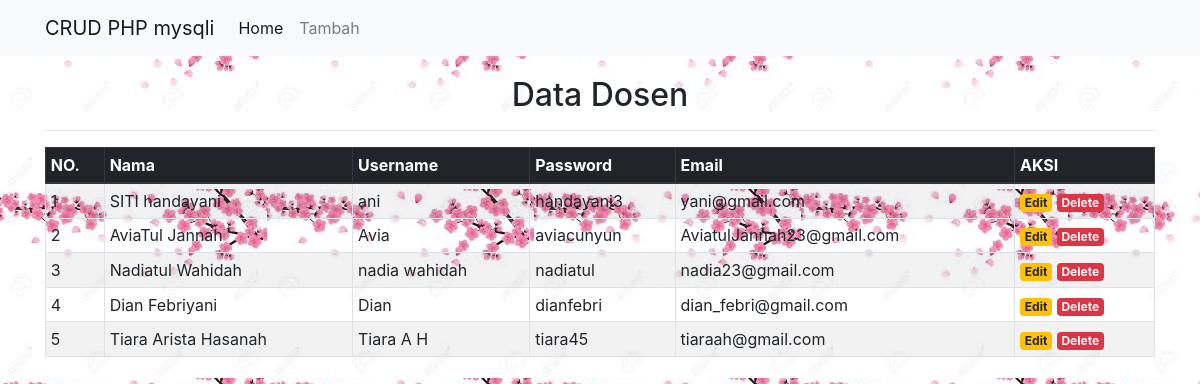
The page / on the database its author committed.
### tables this page shows
CREATE TABLE `data_dosen` (
  `id` int(10) NOT NULL,
  `nama` varchar(30) NOT NULL,
  `username` varchar(30) NOT NULL,
  `password` varchar(10) NOT NULL,
  `email` varchar(100) NOT NULL
);

### index.php (the view, shortened to what this page needs)
<?php
include('koneksi.php');
?>
<!DOCTYPE html>
<html>
<head>
	<link rel="stylesheet" href="https://stackpath.bootstrapcdn.com/bootstrap/4.1.3/css/bootstrap.min.css">
	<link rel="stylesheet" type="text/css" href="style.css">
</head>
<body>
	<nav class="navbar navbar-expand-lg navbar-light bg-light">
		<div class="container">
			<a class="navbar-brand" href="#">CRUD PHP mysqli</a>
			<div class="collapse navbar-collapse" id="navbarSupportedContent">
				<ul class="navbar-nav mr-auto">
					<li class="nav-item active">
						<a class="nav-link" href="index.php">Home</a>
					</li>
					<li class="nav-item"> <a class="nav-link" href="tambah.php">Tambah</a>
					</li>
				</ul>
			</div>
		</div>
	</nav>
	<div class="container" style="margin-top:20px">
		<h2><center>Data Dosen</center></h2>
		<hr>
		<table class="table table-striped table-hover table-sm table-bordered">
			<thead class="thead-dark">
				<tr>
					<th>NO.</th>
					<th>Nama</th>
					<th>Username</th>
					<th>Password</th>
					<th>Email</th>
					<th>AKSI</th>
				</tr>
			</thead>
				<?php
				$sql = mysqli_query($koneksi, "SELECT * FROM data_dosen ORDER BY id DESC") or die(mysqli_error($koneksi));
				if(mysqli_num_rows($sql) > 0){
					$no = 1;
					while($data = mysqli_fetch_assoc($sql)){
						echo '
						<tr>
							<td>'.$no.'</td>
							<td>'.$data['nama'].'</td>
							<td>'.$data['username'].'</td>
							<td>'.$data['password'].'</td>
							<td>'.$data['email'].'</td>
							<td>
								<a href="edit.php?id='.$data['id'].'" class="badge badge-warning">Edit</a>
								<a href="delete.php?id='.$data['id'].'" class="badge badge-danger" onclick="return confirm(\'Yakin ingin menghapus data ini?\')">Delete</a>
							</td>
						</tr>
						';
						$no++;
					}
				}else{
					echo '
					<tr>
						<td colspan="6">Tidak ada data.</td>
					</tr>
					';
				}
				?>
		</table>
	</div>
</body>
</html>

### style.css (style rules this page uses)
body { background: url('sakura.jpg'); }

### rows shown on the page
data_dosen: nama "SITI handayani", username "ani", password "handayani3", email "yani@gmail.com"
data_dosen: nama "AviaTul Jannah", username "Avia", password "aviacunyun", email "AviatulJannah23@gmail.com"
data_dosen: nama "Nadiatul Wahidah", username "nadia wahidah", password "nadiatul", email "nadia23@gmail.com"
data_dosen: nama "Dian Febriyani", username "Dian", password "dianfebri", email "dian_febri@gmail.com"
data_dosen: nama "Tiara Arista Hasanah", username "Tiara A H", password "tiara45", email "tiaraah@gmail.com"
